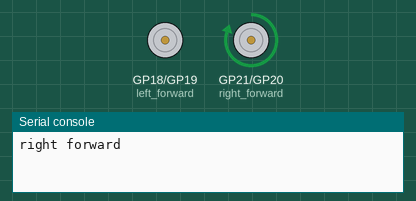
Simulated run of this program. Board: Raspberry Pi Pico running MicroPython. Shown: motor-driver pin pairs drawn as motors (green arrow = first pin HIGH = forward, orange = second pin HIGH = backward, longer = more drive), the last lines printed to the serial console.

Above: at 0.1 s.
At 10.1 s:
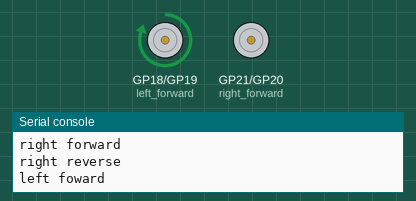
At 25.1 s:
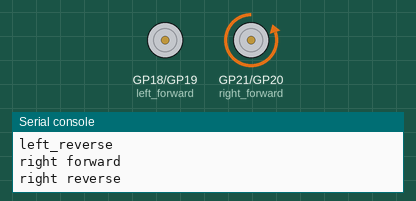
At 38.1 s:
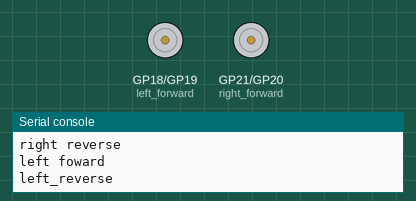
Timing chart, 0 to 39.6 s (numbered marks = the images above):
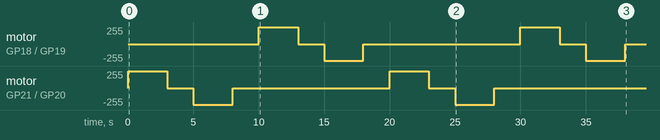

The program:

TestMotion.py
```python
from machine import Pin, PWM
import time # sleep

POWER_LEVEL = 65025
# lower right pins with USB on top
RIGHT_FORWARD_PIN = 21
RIGHT_REVERSE_PIN = 20
LEFT_FORWARD_PIN = 18
LEFT_REVERSE_PIN = 19

right_forward = PWM(Pin(RIGHT_FORWARD_PIN))
right_reverse = PWM(Pin(RIGHT_REVERSE_PIN))
left_forward = PWM(Pin(LEFT_FORWARD_PIN))
left_reverse = PWM(Pin(LEFT_REVERSE_PIN))


def spin_wheel(pwm):
        pwm.duty_u16(POWER_LEVEL)
        time.sleep(3)
        pwm.duty_u16(0)
        time.sleep(2)

while True:
    print('right forward')
    spin_wheel(right_forward)

    print('right reverse')
    spin_wheel(right_reverse)

    print('left foward')
    spin_wheel(left_forward)

    print('left_reverse')
    spin_wheel(left_reverse)
```

Measured:
- by itself, motor on GP18 (left_forward) / GP19 (left_reverse): stopped → forward 253/255 at 10.0 s, → stopped 3.0 s later, → backward 253/255 2.0 s later, → stopped 3.0 s later, … (8 changes in this stretch)
- by itself, motor on GP21 (right_forward) / GP20 (right_reverse): stopped → forward 253/255 at 0.00 s, → stopped 3.0 s later, → backward 253/255 2.0 s later, → stopped 3.0 s later, … (8 changes in this stretch)
